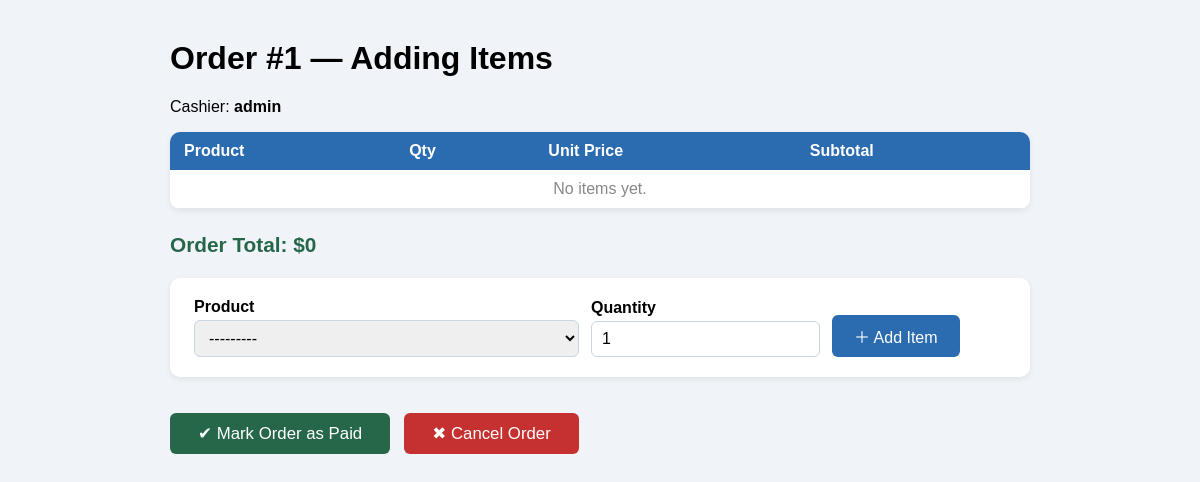
The app's page /sales/orders/1/items/ (signed in) with its own data.
### sales/models.py (models this page shows, shortened)
class Order(models.Model):
    STATUS_CHOICES = [
        ('open',       'បានបើក'),
        ('paid',       'បានបង់'),
        ('refunded',   'បានសង'),
        ('cancelled',  'បានលុបចោល'),
    ]
    cashier    = models.ForeignKey(User,on_delete=models.SET_NULL,null=True,related_name='orders',
                 )           # ឈ្មោះ ឬ ID បុគ្គលិក
    status     = models.CharField(max_length=20, choices=STATUS_CHOICES, default='open')
    created_at = models.DateTimeField(auto_now_add=True)    # កំណត់ពេលបង្កើតការបញ្ជាទិញ
    notes      = models.TextField(blank=True)
    @property
    def total(self):
        return sum(item.subtotal for item in self.items.all())
    class Meta:
        ordering = ['-created_at']

### sales/views.py (the view)
# urls.py: path('orders/<int:pk>/items/', views.add_item,       name='add_item'),
@login_required
def add_item(request, pk):
    order = get_object_or_404(Order, pk=pk)
    status_error = None
    if request.method == 'POST':
        if 'mark_paid' in request.POST and order.status == 'open':
            order.status = 'paid'
            order.save()
            return redirect('order_list')
        if 'cancel_order' in request.POST and order.status == 'open':
            for item in order.items.select_related('product'):
                product = item.product
                product.stock += item.quantity
                product.save()
            order.status = 'cancelled'
            order.save()
            return redirect('order_list')
        if order.status != 'open':
            status_error = 'This order is not open. You cannot add items to it.'
            item_form = OrderItemForm()
        else:
            item_form = OrderItemForm(request.POST)
            if item_form.is_valid():
                item = item_form.save(commit=False)
                item.order      = order
                item.unit_price = item.product.price   # snapshot the current price
                item.save()
                product = item.product
                product.stock -= item.quantity
                product.save()
                return redirect('add_item', pk=order.pk)
    else:
        item_form = OrderItemForm()
    return render(request, 'sales/add_item.html', {
        'order':       order,
        'item_form':   item_form,
        'items':       order.items.select_related('product'),
        'status_error': status_error,
        'can_modify':  order.status == 'open',
    })

### sales/forms.py (shortened to what this page needs)
class OrderItemForm(forms.ModelForm):
    class Meta:
        model  = OrderItem
        fields = ['product', 'quantity']

### sales/models.py (called while the page is built)
    def __str__(self):
        return f"{self.name}  —  ${self.price}  (ស្តុក: {self.stock})"

### sales/templates/sales/add_item.html (shortened to what this page needs)
<!doctype html>
<html lang="en">
  <head>
  </head>
  <body>
    <h1>Order #{{ order.pk }} — Adding Items</h1>
    <p>Cashier: <strong>{{ order.cashier }}</strong></p>
    <table>
      <thead>
        <tr>
          <th>Product</th>
          <th>Qty</th>
          <th>Unit Price</th>
          <th>Subtotal</th>
        </tr>
      </thead>
      <tbody>
        {% for item in items %}
        <tr>
          <td>{{ item.product.name }}</td>
          <td>{{ item.quantity }}</td>
          <td>${{ item.unit_price }}</td>
          <td>${{ item.subtotal }}</td>
        </tr>
        {% empty %}
        <tr>
          <td colspan="4" style="color: #888; text-align: center">
            No items yet.
          </td>
        </tr>
        {% endfor %}
      </tbody>
    </table>
    <p class="total">Order Total: ${{ order.total }}</p>
     {% if can_modify %}
    <form class="add" method="post">
       {% for field in item_form %}
      <div>
        <label>{{ field.label }}</label>
        {{ field }}
      </div>
      {% endfor %}
      <button class="btn-add" type="submit">＋ Add Item</button>
    </form>
    <div
      style="
        display: flex;
        gap: 14px;
        flex-wrap: wrap;
        align-items: center;
        margin-top: 20px;
      "
    >
      <form method="post">
        <button class="btn-paid" name="mark_paid" type="submit">
          ✔ Mark Order as Paid
        </button>
      </form>
      <form method="post">
        <button class="btn-cancel" name="cancel_order" type="submit">
          ✖ Cancel Order
        </button>
      </form>
    </div>
    {% endif %}
  </body>
</html>

### sales/templates/sales/add_item.html (style rules this page uses)
body { font-family: Arial, sans-serif; max-width: 860px; margin: 40px auto; background: #f0f4f8; padding: 0 20px; }
table { width: 100%; border-collapse: collapse; background: white; border-radius: 10px; overflow: hidden; box-shadow: 0 2px 6px rgba(0, 0, 0, 0.08); margin-bottom: 24px; }
th { background: #2b6cb0; color: white; padding: 10px 14px; text-align: left; }
td { padding: 10px 14px; border-bottom: 1px solid #e2e8f0; }
.total { font-size: 1.3em; font-weight: bold; color: #276749; }
form.add { background: white; padding: 20px 24px; border-radius: 10px; box-shadow: 0 2px 6px rgba(0, 0, 0, 0.08); display: flex; gap: 12px; align-items: flex-end; }
form.add label { font-weight: bold; display: block; margin-bottom: 4px; }
form.add select, form.add input { padding: 8px 10px; border: 1px solid #cbd5e0; border-radius: 6px; font-size: 1em; }
.btn-add { background: #2b6cb0; color: white; border: none; border-radius: 6px; padding: 9px 22px; font-size: 1em; cursor: pointer; }
.btn-paid, .btn-cancel { background: #276749; color: white; border: none; border-radius: 6px; padding: 10px 28px; font-size: 1.05em; cursor: pointer; margin-top: 16px; }
.btn-cancel { background: #c53030; }

### records on screen
Order: pk "1", cashier "admin", total "0"

### other values on screen
{{ field.label }} "Product" "Quantity"
